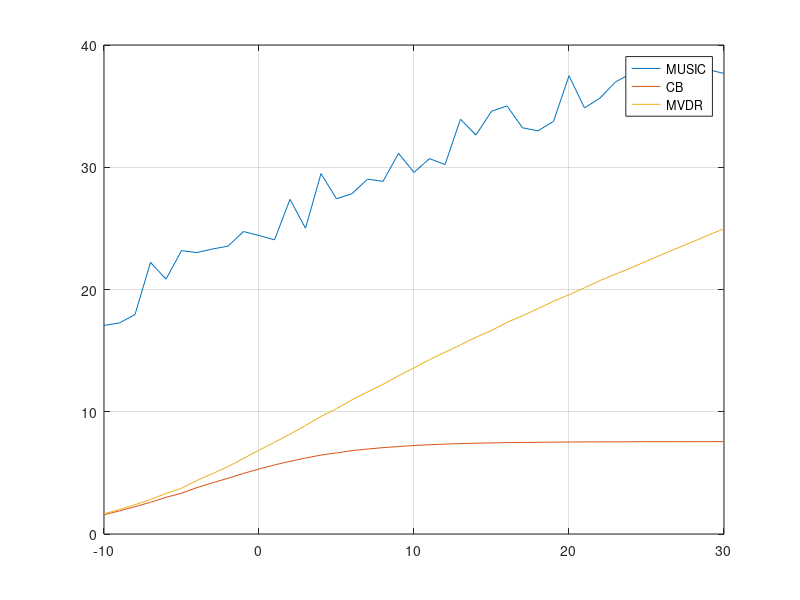
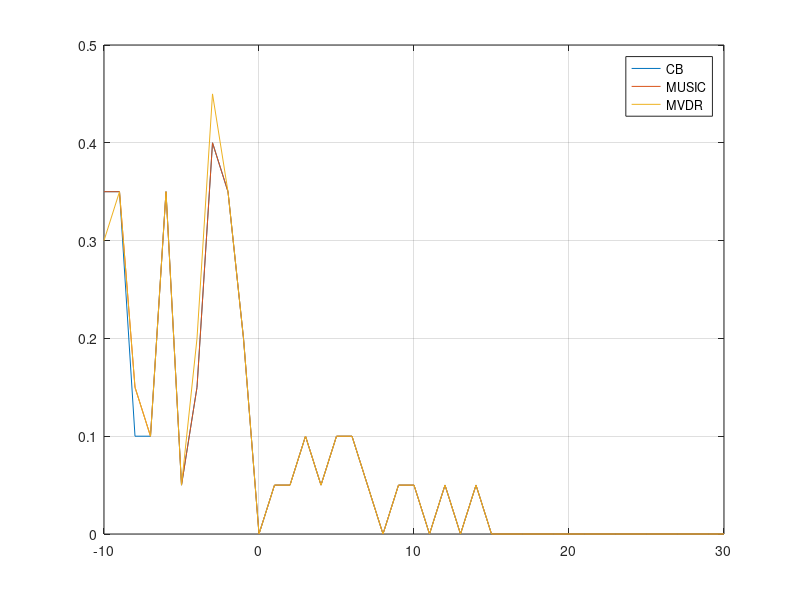

Reproduce these figures in MATLAB, in order.
close all
clear
clc

%% (1) Initializing signal model, UCA configuration and simulation parameters
Fs = 48000; Ts = 1/Fs; % Sampling frequency (Hz), Sampling period (s)
ts = Ts:Ts:0.1; % Sampling time (s)
f = 1300; s = 1*sin(2*pi*f*ts).'; % Signal's frequency (Hz), Signal's amplitude (mV)
Sn = length(ts); % Snapshots
DOA = 0*pi/180; % Signal's DOA
c = 343; % Sound propagation's speed in the air
lambda_max = c/f; % Lambda max
Ne = 6; % Number of elements
D = 1; % Number of signal(s)
R = 0.5*Ne*lambda_max/(2*pi); % Array's radius
ka = 2*pi/lambda_max; %  Array's angular coefficient
ks = 2*pi/(c/f); %  Signal's angular coefficient
phi=-180:0.05:180; % Azimuth plane
for l = 1:Ne
    a(l)=exp(1j*ks*R*cos(DOA-2*pi*((l-1)/Ne))); %Signal's steering vector at array
end
for l = 1:Ne
    x(l,:)=a(l)*s; %Signal's at array
end
SNRs = -10:1:30; % Signal to noise ratio (SNR)
for SNR_idx = 1:length(SNRs)
    SNR = SNRs(SNR_idx);
    for ite = 1:1
        x1 = x;
        x2 = awgn(x1,SNR,'measured'); % Thêm nhiễu Gaussian trắng vào tập tín hiệu
        %% (2) Decompositing the covariance matrix
        Rx = x2*x2'/Sn; % Calculating the covariance matrix
        [eigvec,eigval]=eig(Rx); % Decompositing the eigenvalues and the eigenvectors
        En = eigvec(:,1:Ne-D); % Constructing the noise subspace
        invRx = inv(Rx); %InverseRx for MVDR
        %% (3) Using DOA estimation algorithms for estimating DOA of signal(s)
        for pp = 1:length(phi)
            for l = 1:Ne
                a1(l,1) = exp(1j*ka*R*cos(phi(pp)*pi/180-2*pi*((l-1)/Ne)));
            end
            Pmusic(1,pp) = abs(1/(a1'*En*(En')*a1)); %MUSIC algorithm spatial spectrum
            Pcb(1,pp) = abs(a1'*Rx*a1); %CB algorithm spatial spectrum
            Pmvdr(1,pp) = abs(1/(a1'*invRx*a1)); %MVDR algorithm spatial spectrum
        end
        %% (4) Estimating DOA of signal(s) by MUSIC, CB and MVDR
        [u1,v1] = max(Pmusic);
        DOA_music = phi(v1);
        PAPR_music(ite) = u1/mean(Pmusic);
        RMSE_music(ite) = DOA - DOA_music;
        [u2,v2] = max(Pcb);
        DOA_cb = phi(v2);
        PAPR_cb(ite) = u2/mean(Pcb);
        RMSE_cb(ite) = DOA - DOA_cb;
        [u3,v3] = max(Pmvdr);
        DOA_mvdr = phi(v3);
        PAPR_mvdr(ite) = u3/mean(Pmvdr);
        RMSE_mvdr(ite) = DOA - DOA_mvdr;
    end
    mean_PAPR(1,SNR_idx) = 10*log10(mean(PAPR_music));
    mean_PAPR(2,SNR_idx) = 10*log10(mean(PAPR_cb));
    mean_PAPR(3,SNR_idx) = 10*log10(mean(PAPR_mvdr));
    DOA_RMSE(1,SNR_idx) = sqrt(mean(RMSE_music.^2));
    DOA_RMSE(2,SNR_idx) = sqrt(mean(RMSE_cb.^2));
    DOA_RMSE(3,SNR_idx) = sqrt(mean(RMSE_mvdr.^2));
end
figure(1);
plot(SNRs,mean_PAPR(1,:)); hold on; plot(SNRs,mean_PAPR(2,:)); hold on; plot(SNRs,mean_PAPR(3,:)); grid on;
legend('MUSIC','CB','MVDR');
figure(2);
plot(SNRs,DOA_RMSE(1,:)); hold on; plot(SNRs,DOA_RMSE(2,:));hold on; plot(SNRs,DOA_RMSE(3,:));
legend('CB','MUSIC','MVDR'); grid on;
